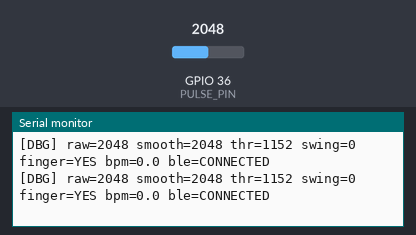
Recording of a sketch running on a simulated ESP32. Shown: the last lines printed to the serial monitor. Inputs (shaded band) come from the test bench; at power-on: GPIO 36 (PULSE_PIN) = 2048. Nothing arrives over Bluetooth unless stated; a phone connects over Bluetooth LE 3 s after start.

Above: at 7.2 s.
7.3 s: GPIO 36 (PULSE_PIN) set to 184
At 8.9 s:
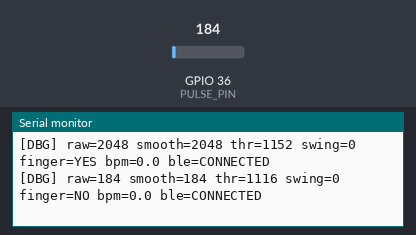
9.4 s: GPIO 36 (PULSE_PIN) set to 209
At 10.5 s:
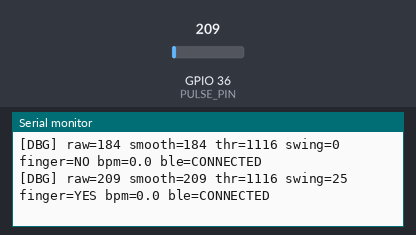
Timing chart, 0 to 11.9 s (numbered marks = the images above; inputs shaded):
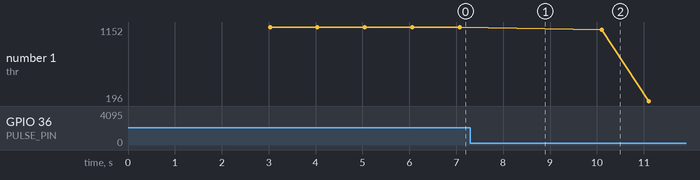

The sketch:

AutoNap_Sensor.ino
```cpp
/*
 * ============================================================
 *  AutoNap ESP32 — ADVANCED Pulse Sensor BLE Firmware (BPM)
 * ============================================================
 *  Builds directly on your working minimal raw-signal test,
 *  but adds robust, complex stabilization for the BPM:
 *
 *    1. Increased analog smoothing (NUM_READINGS = 8) to
 *       prevent tiny noise from causing "double beats".
 *    2. Outlier Rejection: A Median-Average Filter for BPM.
 *       It stores the last 8 beats, discards the highest
 *       and lowest anomalies (like a random spike), and
 *       averages the stable middle values.
 *    3. Keeps your working, simple min/max window logic.
 *
 *  BLE Service Name : "AutoNap_Sensor"
 *  Service UUID     : 4fafc201-1fb5-459e-8fcc-c5c9c331914b
 *  Characteristic   : beb5483e-36e1-4688-b7f5-ea07361b26a8
 * ============================================================
 */

#include <BLEDevice.h>
#include <BLEServer.h>
#include <BLEUtils.h>
#include <BLE2902.h>

#define SERVICE_UUID        "4fafc201-1fb5-459e-8fcc-c5c9c331914b"
#define CHARACTERISTIC_UUID "beb5483e-36e1-4688-b7f5-ea07361b26a8"

const int PULSE_PIN = 36;

BLECharacteristic *pCharacteristic = nullptr;
BLEAdvertising    *pAdvertising    = nullptr;
bool deviceConnected    = false;
bool oldDeviceConnected = false;

// ─── Smoothing ───────────────────────────────────────────
const int NUM_READINGS = 8; // Increased from 4 to filter signal noise better
int readings[NUM_READINGS];
int readIndex = 0;
long total = 0;
int smoothed = 0;

// ─── Simple min/max window ───────────────────────────────
const unsigned long WINDOW_MS = 1500;   // rebuild min/max every 1.5s
unsigned long windowStartMs = 0;
int windowMin = 4095;
int windowMax = 0;

int threshold = 2048;

// ─── Beat detection ───────────────────────────────────────
bool beatState = false;
unsigned long lastBeatMs = 0;
float currentBpm = 0.0;

// Buffer increased to 8 to allow for outlier rejection
const int BPM_BUF_SIZE = 8;
float bpmBuffer[BPM_BUF_SIZE];
int bpmBufIndex = 0;
int bpmBufCount = 0;

// ─── Finger detection ──────────────────────────────────────
const int FINGER_ON_THRESHOLD = 200;

// ─── Periodic re-send / timeout ────────────────────────────
unsigned long lastSendMs = 0;
const unsigned long SEND_INTERVAL_MS = 2000;

unsigned long lastDebugMs = 0;

class ServerCallbacks : public BLEServerCallbacks {
  void onConnect(BLEServer *pServer) override {
    deviceConnected = true;
    Serial.println(">>> Flutter App Connected!");
  }
  void onDisconnect(BLEServer *pServer) override {
    deviceConnected = false;
    Serial.println(">>> Flutter App Disconnected!");
  }
};

void setup() {
  Serial.begin(115200);
  Serial.println("Booting advanced stable BPM firmware...");

  for (int i = 0; i < NUM_READINGS; i++) readings[i] = 0;
  for (int i = 0; i < BPM_BUF_SIZE; i++) bpmBuffer[i] = 0;

  BLEDevice::init("AutoNap_Sensor");

  BLEServer *pServer = BLEDevice::createServer();
  pServer->setCallbacks(new ServerCallbacks());

  BLEService *pService = pServer->createService(SERVICE_UUID);
  pCharacteristic = pService->createCharacteristic(
    CHARACTERISTIC_UUID,
    BLECharacteristic::PROPERTY_READ |
    BLECharacteristic::PROPERTY_NOTIFY
  );
  pCharacteristic->addDescriptor(new BLE2902());
  pCharacteristic->setValue("0.00");

  pService->start();

  pAdvertising = BLEDevice::getAdvertising();
  pAdvertising->addServiceUUID(SERVICE_UUID);
  pAdvertising->setScanResponse(true);
  pAdvertising->setMinPreferred(0x06);
  BLEDevice::startAdvertising();

  Serial.println("BLE advertising as 'AutoNap_Sensor'. Waiting for phone...");

  windowStartMs = millis();
}

void sendBpm(float bpm) {
  if (!deviceConnected) return;
  char buf[12];
  dtostrf(bpm, 1, 2, buf);
  pCharacteristic->setValue(buf);
  pCharacteristic->notify();
  Serial.print("  >> BLE notify: ");
  Serial.println(buf);
}

// ─── Advanced BPM Outlier Rejection Filter ───────────────
float getStableAverageBpm() {
  if (bpmBufCount == 0) return 0.0;

  int count = min(bpmBufCount, BPM_BUF_SIZE);
  float temp[BPM_BUF_SIZE];
  for (int i = 0; i < count; i++) {
    temp[i] = bpmBuffer[i];
  }

  // Bubble sort the array to find the median
  for (int i = 0; i < count - 1; i++) {
    for (int j = 0; j < count - i - 1; j++) {
      if (temp[j] > temp[j + 1]) {
        float t = temp[j];
        temp[j] = temp[j + 1];
        temp[j + 1] = t;
      }
    }
  }

  // If we have enough beats, discard the highest and lowest anomaly
  // and average the stable middle values. This prevents sudden jumps.
  float sum = 0;
  int used = 0;
  int startIdx = (count >= 5) ? 1 : 0;
  int endIdx = (count >= 5) ? count - 1 : count;

  for (int i = startIdx; i < endIdx; i++) {
    sum += temp[i];
    used++;
  }

  return sum / used;
}

void loop() {
  unsigned long now = millis();

  // ── 1. Read & smooth ──────────────────────────────────
  int raw = analogRead(PULSE_PIN);
  total -= readings[readIndex];
  readings[readIndex] = raw;
  total += raw;
  readIndex = (readIndex + 1) % NUM_READINGS;
  smoothed = total / NUM_READINGS;

  bool fingerDetected = (raw > FINGER_ON_THRESHOLD);

  // ── 2. Track min/max for the current window ───────────
  if (smoothed < windowMin) windowMin = smoothed;
  if (smoothed > windowMax) windowMax = smoothed;

  if (now - windowStartMs >= WINDOW_MS) {
    if (windowMax - windowMin > 15) {
      threshold = (windowMax + windowMin) / 2;
    }
    windowStartMs = now;
    windowMin = smoothed;
    windowMax = smoothed;
  }

  int swing = windowMax - windowMin;

  // ── 3. Beat detection: simple threshold crossing ──────
  if (fingerDetected) {
    if (smoothed > threshold && !beatState) {
      beatState = true;
      unsigned long interval = now - lastBeatMs;

      // debounce >200bpm (300ms) and <40bpm (1500ms limit is implicit by range)
      if (interval > 300 && lastBeatMs > 0) {
        float instantBpm = 60000.0 / interval;
        if (instantBpm >= 40.0 && instantBpm <= 200.0) {

          bpmBuffer[bpmBufIndex] = instantBpm;
          bpmBufIndex = (bpmBufIndex + 1) % BPM_BUF_SIZE;
          if (bpmBufCount < BPM_BUF_SIZE) bpmBufCount++;

          // Calculate stable BPM using the outlier filter
          currentBpm = getStableAverageBpm();

          Serial.print("Beat! instant=");
          Serial.print(instantBpm, 1);
          Serial.print(" stable_avg=");
          Serial.println(currentBpm, 1);

          sendBpm(currentBpm);
          lastSendMs = now;
        }
      }
      lastBeatMs = now;
    } else if (smoothed < threshold - 10) {
      beatState = false;
    }
  } else {
    beatState = false;
  }

  // ── 4. Timeout & periodic re-send ──────────────────────
  if (currentBpm > 0 && (now - lastBeatMs > 4000)) {
    currentBpm = 0;
    bpmBufCount = 0; // Clear history buffer when finger is off
    sendBpm(0.0);
    lastSendMs = now;
    Serial.println("No heartbeat for 4s, reset to 0");
  } else if (currentBpm > 0 && (now - lastSendMs >= SEND_INTERVAL_MS)) {
    sendBpm(currentBpm);
    lastSendMs = now;
  }

  // ── 5. Debug print once a second ───────────────────────
  if (now - lastDebugMs >= 1000) {
    lastDebugMs = now;
    Serial.print("[DBG] raw="); Serial.print(raw);
    Serial.print(" smooth="); Serial.print(smoothed);
    Serial.print(" thr="); Serial.print(threshold);
    Serial.print(" swing="); Serial.print(swing);
    Serial.print(" finger="); Serial.print(fingerDetected ? "YES" : "NO");
    Serial.print(" bpm="); Serial.print(currentBpm, 1);
    Serial.print(" ble="); Serial.println(deviceConnected ? "CONNECTED" : "waiting");
  }

  // ── 6. BLE reconnection ────────────────────────────────
  if (!deviceConnected && oldDeviceConnected) {
    delay(300);
    pAdvertising->start();
    Serial.println("Restarting advertising...");
    oldDeviceConnected = false;
  }
  if (deviceConnected && !oldDeviceConnected) {
    oldDeviceConnected = true;
  }

  delay(20);  // ~50Hz
}
```

Measured:
- the behaviour switches between 200 and 201 on GPIO 36 (PULSE_PIN) (found by bisection; images 1 and 2)
- after the input at 7.3 s, the serial monitor: prints a new line after 0.78 s (image 1)
- after the input at 9.4 s, the serial monitor: prints a new line after 0.70 s (image 2)
- plotted number 1: 1152 → 196 after the input at 9.4 s
